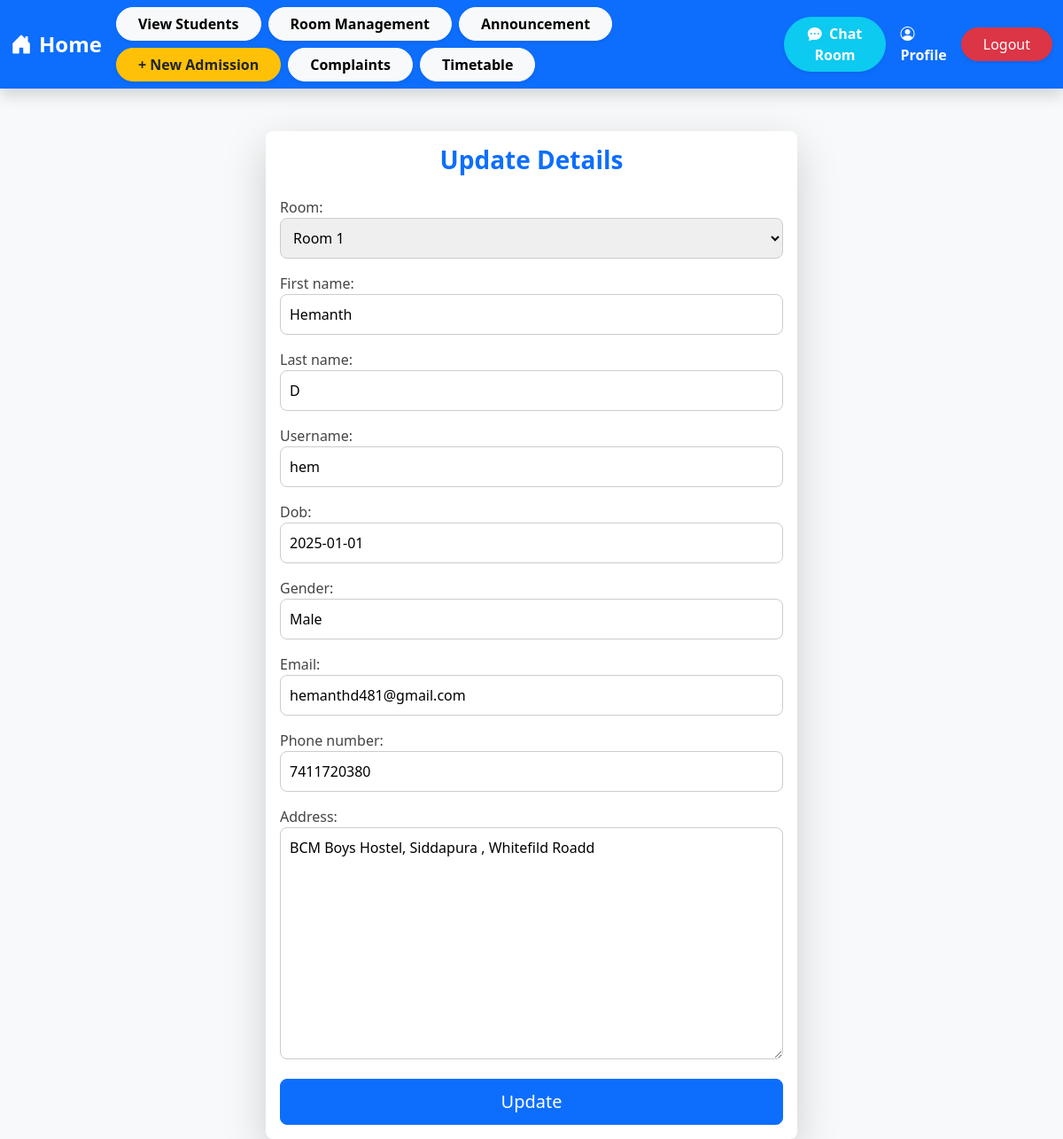
Screenshot of /updatedetails/8 (signed in) with the database file from the repository.
### admission/models.py (models this page shows, shortened)
class Student(models.Model):
    user = models.OneToOneField(User,on_delete=models.CASCADE,null = True,blank = True)
    room = models.ForeignKey(Room,on_delete=models.CASCADE,null = True,blank = True)
    first_name = models.CharField(max_length = 100)
    last_name = models.CharField(max_length = 100)
    username = models.CharField(max_length = 100, null = False , blank = True)
    password1 = models.CharField(max_length = 100, null = False , blank = True)
    password2 = models.CharField(max_length = 100, null = False, blank = True)
    dob = models.DateField()
    gender = models.CharField(max_length = 100)
    email = models.EmailField(max_length = 100)
    phone_number = models.IntegerField()
    address = models.TextField()
    admission_date = models.DateField(auto_now_add = True)

### admission/views.py (the view, shortened to what this page needs)
# urls.py: path('updatedetails/<int:pk>',views.updatedetails,name = 'updatedetails'),
@login_required
def updatedetails(request, pk):
    user = User.objects.get(pk = pk)
    student = Student.objects.get(user = user)
    form = updateForm(instance=student)
    print(User.password)
    context = {'form':form}
    return render(request,'admission/updatedetails.html',context)

### admission/forms.py
class updateForm(forms.ModelForm):
    class Meta:
        model = Student
        exclude = ('password1','password2','user',)

### hostel/models.py (called while the page is built)
    def __str__(self):
        return f"Room {self.room_number}"

### admission/templates/admission/updatedetails.html (shortened to what this page needs)
{% extends 'base.html' %}
{% block content %}
<div class="container mt-5">
    <div class="card shadow-lg border-0 rounded-3">
        <div class="card-body">
            <h3 class="card-title text-center text-primary fw-bold mb-4">Update Details</h3>
            <form method="POST">
                <div class="form-group mb-3">
                    {{ form.as_p }}
                </div>
                <div class="d-grid">
                    <input type="submit" value="Update" class="btn btn-primary btn-lg">
                </div>
            </form>
        </div>
    </div>
</div>
{% endblock content %}

### templates/base.html (style rules this page uses)
:root { --bg-color: #f8f9fa; --text-color: #212529; --primary-gradient: linear-gradient(135deg, #007bff, #6610f2); }
body { background: var(--bg-color); color: var(--text-color); transition: background 0.4s ease, color 0.4s ease; font-family: "Segoe UI", sans-serif; }

### admission/templates/admission/updatedetails.html (style rules this page uses)
.card { max-width: 600px; margin: auto; }
form p { margin-bottom: 1rem; }
form label { font-weight: 500; color: #444; }
form input, form select, form textarea { border-radius: 8px !important; padding: 10px !important; border: 1px solid #ccc; width: 100%; }
input[type="submit"] { border-radius: 8px; transition: background 0.3s ease, transform 0.2s ease; }

### rows the page displays
Student: room "Room 1", first_name "Hemanth", last_name "D", username "hem", dob "2025-01-01", gender "Male", email "hemanthd481@gmail.com", phone_number "7411720380", address "BCM Boys Hostel, Siddapura , Whitefild Roadd"
